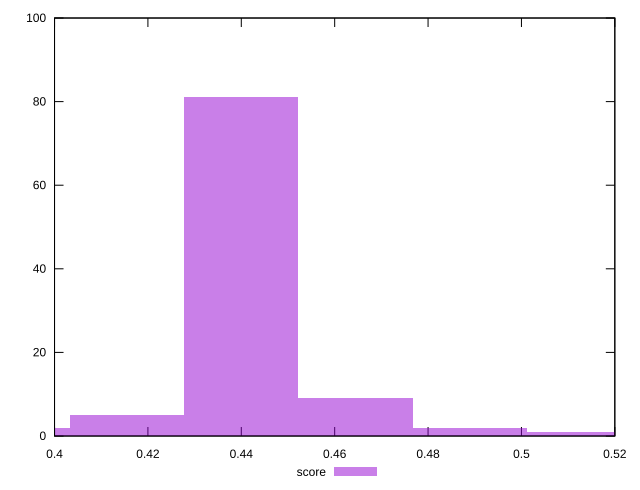

Source code (gnuplot):
reset

$score <<EOF
0.48891306920526967 2
0.5133587226655332 1
0.4400217622847427 81
0.4644674157450062 9
0.39113045536421576 2
0.41557610882447926 5
EOF

set key outside below
set boxwidth 0.024445653460263485
set xrange [0.4:0.52]
set yrange [0:100]
set trange [0:100]
set style fill transparent solid 0.5 noborder
set terminal svg size 640, 490 enhanced background rgb 'white'
set output "reports/report_00027_2021-02-24T12-40-31.850Z/uses-rel-preload/samples/agenda/score/histogram.svg"

plot $score title "score" with boxes

reset
